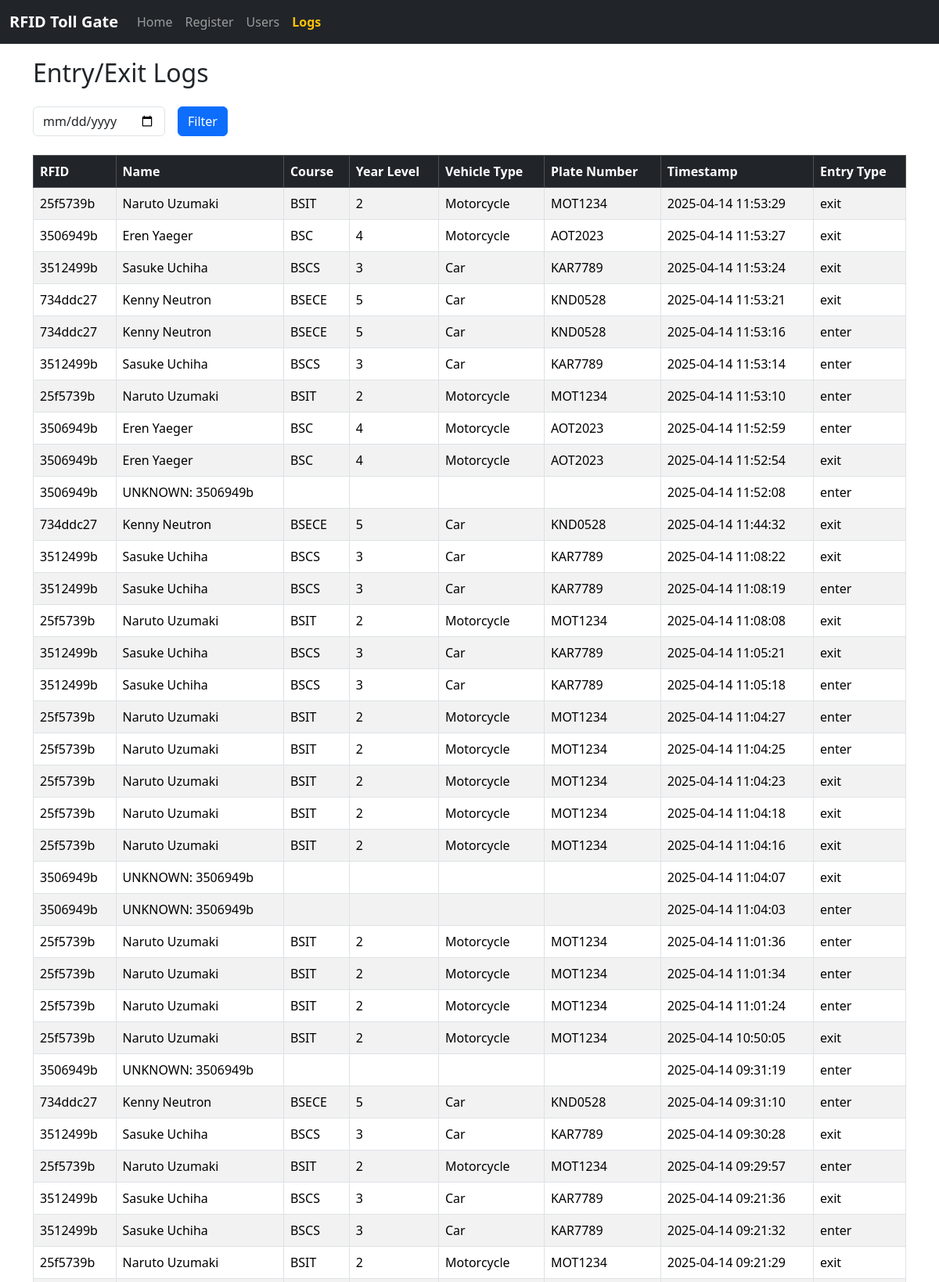
Page /logs (upper part) on the committed database.
### tables this page shows
CREATE TABLE logs (
        id INTEGER PRIMARY KEY AUTOINCREMENT,
        rfid TEXT,
        name TEXT,
        course TEXT,
        year_level TEXT,
        vehicle_type TEXT,
        plate_number TEXT,
        timestamp TEXT,
        entry_type TEXT CHECK(entry_type IN ('enter', 'exit'))
    );

### main.py (the view)
@app.route('/logs')
def logs():
    selected_date = request.args.get('date')
    conn = sqlite3.connect('rfid_gate.db')
    c = conn.cursor()
    if selected_date:
        c.execute('''
            SELECT rfid, name, course, year_level, vehicle_type, plate_number, timestamp, entry_type
            FROM logs
            WHERE DATE(timestamp) = ?
            ORDER BY timestamp DESC
        ''', (selected_date,))
    else:
        c.execute('''
            SELECT rfid, name, course, year_level, vehicle_type, plate_number, timestamp, entry_type
            FROM logs
            ORDER BY timestamp DESC
        ''')
    logs_data = c.fetchall()
    conn.close()
    return render_template('logs.html', logs=logs_data, selected_date=selected_date)

### templates/logs.html (shortened to what this page needs)
{% extends "base.html" %}
{% block content %}
<div class="container mt-4">
  <h2 class="mb-4">Entry/Exit Logs</h2>
  <form method="GET" class="row g-3 mb-4">
    <div class="col-auto">
      <input type="date" name="date" class="form-control" value="{{ selected_date }}">
    </div>
    <div class="col-auto">
      <button type="submit" class="btn btn-primary">Filter</button>
    </div>
  </form>
  {% if logs %}
  <div class="table-responsive">
    <table class="table table-striped table-bordered">
      <thead class="table-dark">
        <tr>
          <th>RFID</th>
          <th>Name</th>
          <th>Course</th>
          <th>Year Level</th>
          <th>Vehicle Type</th>
          <th>Plate Number</th>
          <th>Timestamp</th>
          <th>Entry Type</th>
        </tr>
      </thead>
      <tbody>
        {% for log in logs %}
        <tr>
          <td>{{ log[0] }}</td>
          <td>{{ log[1] }}</td>
          <td>{{ log[2] }}</td>
          <td>{{ log[3] }}</td>
          <td>{{ log[4] }}</td>
          <td>{{ log[5] }}</td>
          <td>{{ log[6] }}</td>
          <td>{{ log[7] }}</td>
        </tr>
        {% endfor %}
      </tbody>
    </table>
  </div>
  {% else %}
    <p class="text-muted">No logs found{{ " for " + selected_date if selected_date }}.</p>
  {% endif %}
</div>
{% endblock %}

### templates/base.html (style rules this page uses)
body { padding-top: 50px; }

### rows in the picture
logs: rfid "25f5739b", name "Naruto Uzumaki", course "BSIT", year_level "2", vehicle_type "Motorcycle", plate_number "MOT1234", timestamp "2025-04-14 11:53:29", entry_type "exit"
logs: rfid "3506949b", name "Eren Yaeger", course "BSC", year_level "4", vehicle_type "Motorcycle", plate_number "AOT2023", timestamp "2025-04-14 11:53:27", entry_type "exit"
logs: rfid "3512499b", name "Sasuke Uchiha", course "BSCS", year_level "3", vehicle_type "Car", plate_number "KAR7789", timestamp "2025-04-14 11:53:24", entry_type "exit"
logs: rfid "734ddc27", name "Kenny Neutron", course "BSECE", year_level "5", vehicle_type "Car", plate_number "KND0528", timestamp "2025-04-14 11:53:21", entry_type "exit"
logs: rfid "734ddc27", name "Kenny Neutron", course "BSECE", year_level "5", vehicle_type "Car", plate_number "KND0528", timestamp "2025-04-14 11:53:16", entry_type "enter"
logs: rfid "3512499b", name "Sasuke Uchiha", course "BSCS", year_level "3", vehicle_type "Car", plate_number "KAR7789", timestamp "2025-04-14 11:53:14", entry_type "enter"
logs: rfid "25f5739b", name "Naruto Uzumaki", course "BSIT", year_level "2", vehicle_type "Motorcycle", plate_number "MOT1234", timestamp "2025-04-14 11:53:10", entry_type "enter"
logs: rfid "3506949b", name "Eren Yaeger", course "BSC", year_level "4", vehicle_type "Motorcycle", plate_number "AOT2023", timestamp "2025-04-14 11:52:59", entry_type "enter"
logs: rfid "3506949b", name "Eren Yaeger", course "BSC", year_level "4", vehicle_type "Motorcycle", plate_number "AOT2023", timestamp "2025-04-14 11:52:54", entry_type "exit"
logs: rfid "3506949b", name "UNKNOWN: 3506949b", timestamp "2025-04-14 11:52:08", entry_type "enter"
logs: rfid "734ddc27", name "Kenny Neutron", course "BSECE", year_level "5", vehicle_type "Car", plate_number "KND0528", timestamp "2025-04-14 11:44:32", entry_type "exit"
logs: rfid "3512499b", name "Sasuke Uchiha", course "BSCS", year_level "3", vehicle_type "Car", plate_number "KAR7789", timestamp "2025-04-14 11:08:22", entry_type "exit"
logs: rfid "3512499b", name "Sasuke Uchiha", course "BSCS", year_level "3", vehicle_type "Car", plate_number "KAR7789", timestamp "2025-04-14 11:08:19", entry_type "enter"
logs: rfid "25f5739b", name "Naruto Uzumaki", course "BSIT", year_level "2", vehicle_type "Motorcycle", plate_number "MOT1234", timestamp "2025-04-14 11:08:08", entry_type "exit"
logs: rfid "3512499b", name "Sasuke Uchiha", course "BSCS", year_level "3", vehicle_type "Car", plate_number "KAR7789", timestamp "2025-04-14 11:05:21", entry_type "exit"
logs: rfid "3512499b", name "Sasuke Uchiha", course "BSCS", year_level "3", vehicle_type "Car", plate_number "KAR7789", timestamp "2025-04-14 11:05:18", entry_type "enter"
logs: rfid "25f5739b", name "Naruto Uzumaki", course "BSIT", year_level "2", vehicle_type "Motorcycle", plate_number "MOT1234", timestamp "2025-04-14 11:04:27", entry_type "enter"
logs: rfid "25f5739b", name "Naruto Uzumaki", course "BSIT", year_level "2", vehicle_type "Motorcycle", plate_number "MOT1234", timestamp "2025-04-14 11:04:25", entry_type "enter"
logs: rfid "25f5739b", name "Naruto Uzumaki", course "BSIT", year_level "2", vehicle_type "Motorcycle", plate_number "MOT1234", timestamp "2025-04-14 11:04:23", entry_type "exit"
logs: rfid "25f5739b", name "Naruto Uzumaki", course "BSIT", year_level "2", vehicle_type "Motorcycle", plate_number "MOT1234", timestamp "2025-04-14 11:04:18", entry_type "exit"
logs: rfid "25f5739b", name "Naruto Uzumaki", course "BSIT", year_level "2", vehicle_type "Motorcycle", plate_number "MOT1234", timestamp "2025-04-14 11:04:16", entry_type "exit"
logs: rfid "3506949b", name "UNKNOWN: 3506949b", timestamp "2025-04-14 11:04:07", entry_type "exit"
logs: rfid "3506949b", name "UNKNOWN: 3506949b", timestamp "2025-04-14 11:04:03", entry_type "enter"
logs: rfid "25f5739b", name "Naruto Uzumaki", course "BSIT", year_level "2", vehicle_type "Motorcycle", plate_number "MOT1234", timestamp "2025-04-14 11:01:36", entry_type "enter"
logs: rfid "25f5739b", name "Naruto Uzumaki", course "BSIT", year_level "2", vehicle_type "Motorcycle", plate_number "MOT1234", timestamp "2025-04-14 11:01:34", entry_type "enter"
logs: rfid "25f5739b", name "Naruto Uzumaki", course "BSIT", year_level "2", vehicle_type "Motorcycle", plate_number "MOT1234", timestamp "2025-04-14 11:01:24", entry_type "enter"
logs: rfid "25f5739b", name "Naruto Uzumaki", course "BSIT", year_level "2", vehicle_type "Motorcycle", plate_number "MOT1234", timestamp "2025-04-14 10:50:05", entry_type "exit"
logs: rfid "3506949b", name "UNKNOWN: 3506949b", timestamp "2025-04-14 09:31:19", entry_type "enter"
logs: rfid "734ddc27", name "Kenny Neutron", course "BSECE", year_level "5", vehicle_type "Car", plate_number "KND0528", timestamp "2025-04-14 09:31:10", entry_type "enter"
logs: rfid "3512499b", name "Sasuke Uchiha", course "BSCS", year_level "3", vehicle_type "Car", plate_number "KAR7789", timestamp "2025-04-14 09:30:28", entry_type "exit"
logs: rfid "25f5739b", name "Naruto Uzumaki", course "BSIT", year_level "2", vehicle_type "Motorcycle", plate_number "MOT1234", timestamp "2025-04-14 09:29:57", entry_type "enter"
logs: rfid "3512499b", name "Sasuke Uchiha", course "BSCS", year_level "3", vehicle_type "Car", plate_number "KAR7789", timestamp "2025-04-14 09:21:36", entry_type "exit"
logs: rfid "3512499b", name "Sasuke Uchiha", course "BSCS", year_level "3", vehicle_type "Car", plate_number "KAR7789", timestamp "2025-04-14 09:21:32", entry_type "enter"
logs: rfid "25f5739b", name "Naruto Uzumaki", course "BSIT", year_level "2", vehicle_type "Motorcycle", plate_number "MOT1234", timestamp "2025-04-14 09:21:29", entry_type "exit"
